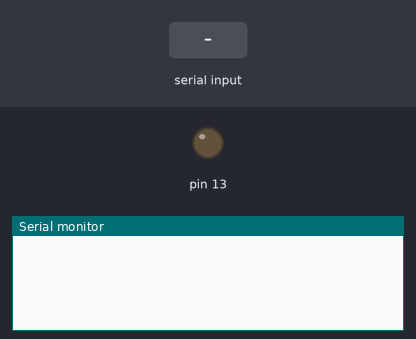
The sketch below on a simulated Arduino Uno, built with avr-gcc and run on an emulated ATmega328P. Parts: output pins drawn as LEDs (lit = HIGH), the last lines printed to the serial monitor. The test bench sets the inputs (shaded band).

Above: at 1.2 s.
1.3 s: "LED\n" received over Serial
At 2.3 s:
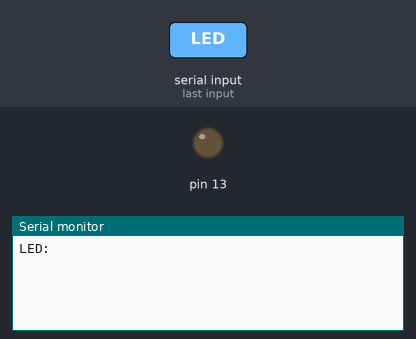
2.8 s: "1\n" received over Serial
At 3.3 s:
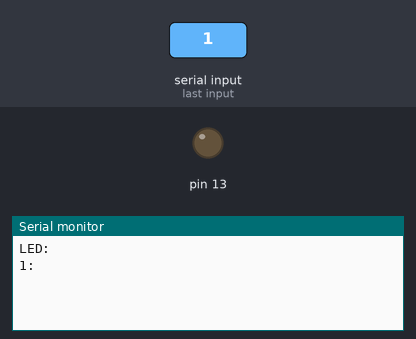
4.3 s: "MOTOR\n" received over Serial
At 4.6 s:
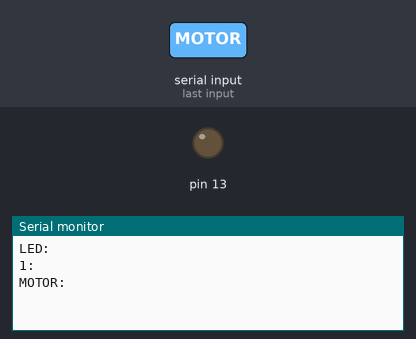

Measured:
- after the input at 1.3 s, the serial monitor: prints a new line at once (image 1)
- after the input at 2.8 s, the serial monitor: prints a new line at once (image 2)
- after the input at 4.3 s, the serial monitor: prints a new line at once (image 3)

The sketch:

ArduControl.ino
```cpp
#include <Stepper.h>
#define PASOS 200 //Cantidad de Pasos del Motor
Stepper stepper(PASOS,8,9,10,11);
String dato;
String valor;

bool token=false;

String inputString = "";         // a string to hold incoming data
boolean stringComplete = false;  // whether the string is complete

void setup() {
  Serial.begin(9600);
  pinMode(13,OUTPUT);
  stepper.setSpeed(30);
}

void loop() {
  if (stringComplete) {
    EjecutarAccion(dato,valor); //Cuando termino de leer el buffer ejecuto la orden
    stringComplete = false;
    dato ="";
    valor="";
  }
  serialEvent();
}

/*
Verifica existencia de informacion en el buffer
*/
void serialEvent() {
  while (Serial.available() > 0) { //Recorro los bytes y los convierto a String
    //Obtengo un byte y lo convierto a caracter
    char letra = (char)Serial.read();
    if (letra!=':'){
        if(!token) dato +=letra;
        else valor +=letra;
      }
    else {
      token=true;
    }
    //Si es el ultimo caracter finalizo
    if (letra == '\n') {
      stringComplete = true;
      token=false;
    }
  }
}


void EjecutarAccion(String d,String v){
   d.trim();
   v.trim();
   Serial.println(d+":"+v); //Aviso que estoy haciendo
   if (d=="LED"){
    digitalWrite(13,HIGH);
     if (v=="1") digitalWrite(13,HIGH);
     else digitalWrite(13,LOW);
   }
   if (d=="MOTOR"){
     int pasos=v.toInt();
     stepper.step(pasos);
   }


}
```
